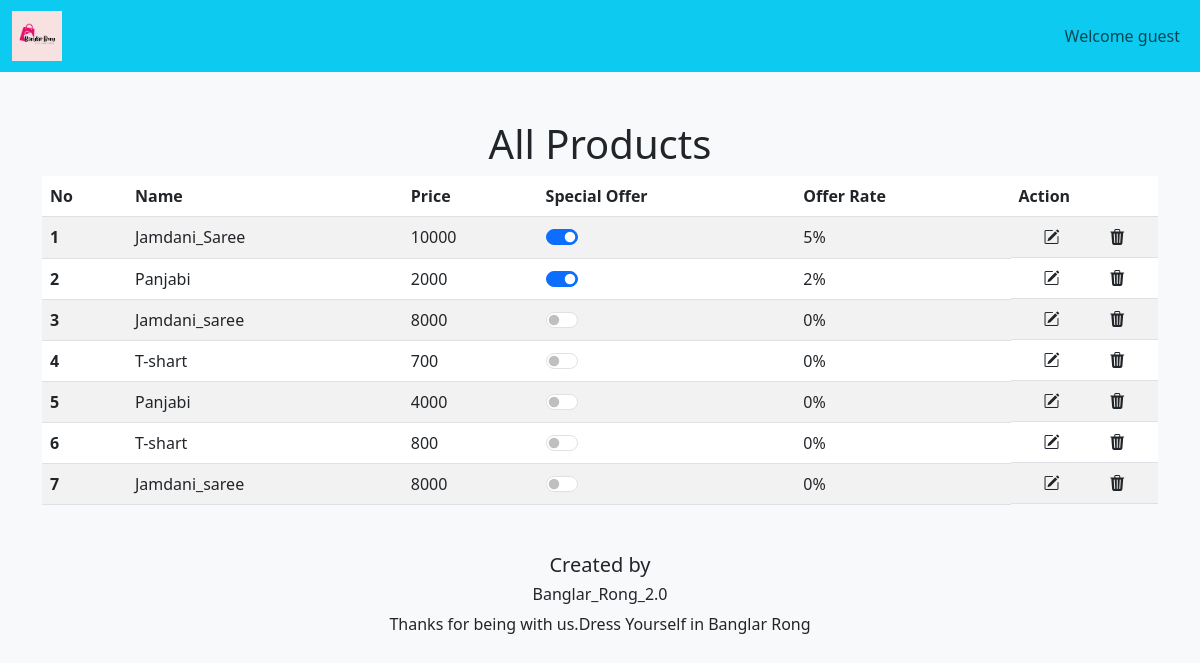
Screenshot of /admin_area/all-orders.php with the database file from the repository.
### tables this page shows
CREATE TABLE `products` (
  `product_id` int(11) NOT NULL,
  `product_title` varchar(100) NOT NULL,
  `product_description` varchar(255) NOT NULL,
  `product_keywords` varchar(255) NOT NULL,
  `category_id` int(11) NOT NULL,
  `brand_id` int(11) NOT NULL,
  `product_image1` varchar(255) NOT NULL,
  `product_image2` varchar(255) NOT NULL,
  `product_image3` varchar(255) NOT NULL,
  `product_price` varchar(100) NOT NULL,
  `specialOffers` tinyint(1) NOT NULL,
  `offerRate` int(11) NOT NULL,
  `date` timestamp NOT NULL DEFAULT current_timestamp() ON UPDATE current_timestamp(),
  `status` varchar(100) NOT NULL
);

### admin_area/all-orders.php (the view, shortened to what this page needs)
<?php
require('header.php')
?>
<body class="bg-light">
    <div class="container mt-3">
        <h1 class="text-center">All Products</h1>
        <table class="table table-striped">
  <thead>
    <tr>
      <th scope="col">No</th>
      <th scope="col">Name</th>
      <th scope="col">Price</th>
      <th scope="col">Special Offer</th>
      <th scope="col">Offer Rate</th>
      <th scope="col">Action</th>
    </tr>
  </thead>
  <tbody>
    <?php  global $con;
    $select_query = "Select * from `products`";
$result_query = mysqli_query($con, $select_query);
$no = 1;
while ($row = mysqli_fetch_assoc($result_query)) {
    $product_id = $row['product_id'];
    $product_title = $row['product_title'];
    $product_price = $row['product_price'];
    $specialOffers = $row['specialOffers'];
    $offerRate = $row['offerRate'];
    ?>
    <tr class='product-<?php echo $product_id;?>'>
      <th scope="row"><?php echo $no++;?></th>
      <td><?php echo $product_title;?></td>
      <td><?php echo $product_price;?></td>
      <td class="form-switch mx-auto "> <input onclick="offers(<?php echo $product_id;?>)" class="form-check-input mx-auto" name='check' type="checkbox" role="switch" id="flexSwitchCheckChecked" <?php if($specialOffers){echo 'checked';}?> >
      </td>
      <td ><span><?php echo $offerRate;?>% </span></td>
      <td class='d-flex justify-content-around'><a class='text-dark' href='product.php?id=<?php echo $product_id;?>'><i  class="bi bi-pencil-square"></i></a><i class="bi bi-trash3-fill"></i></td>
    </tr>
    <?php
}?>
  </tbody>
</table>
</div>
<?php
require('footer.php')
?>

### style.css (style rules this page uses)
* { margin: 0; padding: 0; box-sizing: border-box; }

### rows the page displays
products: product_title "Jamdani_Saree", product_price "10000", specialOffers "☑", offerRate "5"
products: product_title "Panjabi", product_price "2000", specialOffers "☑", offerRate "2"
products: product_title "Jamdani_saree", product_price "8000", offerRate "0"
products: product_title "T-shart", product_price "700", offerRate "0"
products: product_title "Panjabi", product_price "4000", offerRate "0"
products: product_title "T-shart", product_price "800", offerRate "0"
products: product_title "Jamdani_saree", product_price "8000", offerRate "0"
